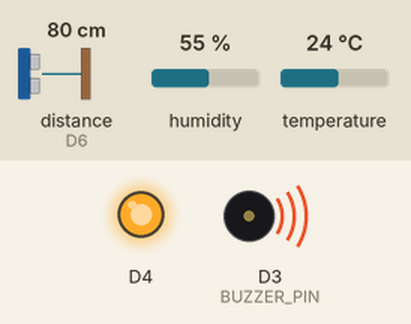
The sketch below on a simulated ESP8266 (NodeMCU). On the bench: output pins drawn as LEDs (lit = HIGH, except the on-board LED, lit = LOW), buzzer (waves = sounding, pin HIGH). The test bench sets the inputs (shaded band); at power-on: distance to the obstacle (sensor on D6) 80 cm, humidity 55 %, temperature 24 °C. The echo pulse lasts 58.3 µs per cm; WiFi joins after 1.5 s; servers stay silent unless stated; no MQTT or app messages arrive unless stated; what the sketch prints to the serial monitor is not drawn.

Above: at 2.7 s.
2.8 s: distance to the obstacle (sensor on D6) set to 95 cm
13.8 s: distance to the obstacle (sensor on D6) set to 105 cm
At 24.6 s:
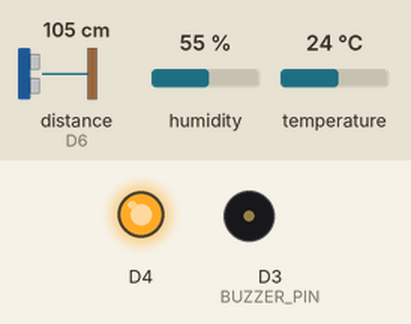
29.1 s: distance to the obstacle (sensor on D6) set to 2 cm
At 35.1 s:
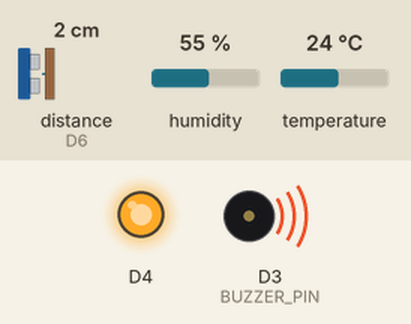
36.1 s: distance to the obstacle (sensor on D6) set to 120 cm
At 47.1 s:
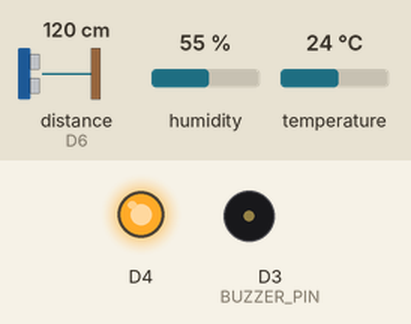
Timing chart, 0 to 48.2 s (numbered marks = the images above; inputs shaded):
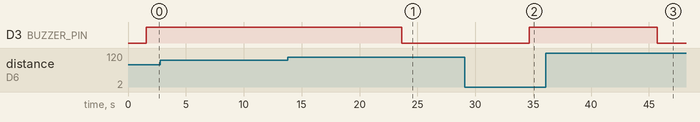

Measured:
- the behaviour switches between 99 and 100 cm on distance to the obstacle (sensor on D6) (found by bisection; images 0 and 1)
- after the input at 2.8 s, every drawn part: stays the same
- after the input at 13.8 s, D3 (BUZZER_PIN): HIGH → LOW after 9.8 s
- after the input at 29.1 s, D3 (BUZZER_PIN): LOW → HIGH after 5.6 s
- after the input at 36.1 s, D3 (BUZZER_PIN): HIGH → LOW after 9.6 s

The sketch:

ConnectedToWatson.ino
```cpp
#include <ESP8266WiFi.h>
#include "DHT.h"
#include <NewPing.h>
#include <ArduinoJson.h>
#include <PubSubClient.h>

// Watson IoT connection details
#define MQTT_HOST "XXXX.messaging.internetofthings.ibmcloud.com" //Replaced sensitive credentials with "XXXX", originally the orgid.
#define MQTT_PORT 1883
#define MQTT_DEVICEID "d:XXXX:ESP8266:dev01" //Replaced sensitive credentials with "XXXX", originally the orgid.
#define MQTT_USER "use-token-auth"
#define MQTT_TOKEN "XXXX" //Replaced sensitive credentials with "XXXX", originally the orgid.
#define MQTT_TOPIC "iot-2/evt/status/fmt/json"
#define MQTT_TOPIC_DISPLAY "iot-2/cmd/display/fmt/json"

// Add GPIO pins used to connect devices
#define DHTPIN 4 // GPIO pin the data line of the DHT sensor is connected to
#define DHTTYPE DHT11 //using DHT11 sensor
#define TRIGGER D7
#define ECHO    D6
#define BUZZER_PIN D3

int maxDist = 400; //set maximum scan distance to 100cm
int echoTime; //echo time
float distance; //distance(cm)

// Add WiFi connection information
char ssid[] = "XXXX";     //  your network SSID (name). Replaced the sensitive credentials with "XXXX".
char pass[] = "XXXX";  // your network password

NewPing sonar(TRIGGER, ECHO,maxDist);
DHT dht(DHTPIN, DHTTYPE);

// MQTT objects
void callback(char* topic, byte* payload, unsigned int length);
WiFiClient wifiClient;
PubSubClient mqtt(MQTT_HOST, MQTT_PORT, callback, wifiClient);

// variables to hold data
StaticJsonDocument<100> jsonDoc;
JsonObject payload = jsonDoc.to<JsonObject>();
JsonObject status = payload.createNestedObject("d");
static char msg[50];

float humidity = 0.0;
float temperature = 0.0;

void callback(char* topic, byte* payload, unsigned int length) {
  // handle message arrived
  Serial.print("Message arrived [");
  Serial.print(topic);
  Serial.print("] : ");

  payload[length] = 0; // ensure valid content is zero terminated so can treat as c-string
  Serial.println((char *)payload);
}

void setup() {
  Serial.begin (115200);
  Serial.setTimeout(2000);
  while (!Serial) { }
  Serial.println();
  Serial.println("ESP8266 Sensor Application");

  // Start WiFi connection
  WiFi.mode(WIFI_STA);
  WiFi.begin(ssid, pass);
  while (WiFi.status() != WL_CONNECTED) {
    delay(500);
    Serial.print(".");
  }
  Serial.println("");
  Serial.println("WiFi Connected");

  // Start connected devices
  dht.begin();//intialising sensor library

  pinMode(TRIGGER, OUTPUT);
  pinMode(ECHO, INPUT);
  pinMode(BUILTIN_LED, OUTPUT);
  pinMode(BUZZER_PIN, OUTPUT);

  // Connect to MQTT - IBM Watson IoT Platform
  if (mqtt.connect(MQTT_DEVICEID, MQTT_USER, MQTT_TOKEN)) {
    Serial.println("MQTT Connected");
    mqtt.subscribe(MQTT_TOPIC_DISPLAY);

  } else {
    Serial.println("MQTT Failed to connect!");
    ESP.reset();
  }
}

void loop() {
  mqtt.loop();
  while (!mqtt.connected()) {
    Serial.print("Attempting MQTT connection...");
    // Attempt to connect
    if (mqtt.connect(MQTT_DEVICEID, MQTT_USER, MQTT_TOKEN)) {
      Serial.println("MQTT Connected");
      mqtt.subscribe(MQTT_TOPIC_DISPLAY);
      mqtt.loop();
    } else {
      Serial.println("MQTT Failed to connect!");
      delay(5000);
    }
  }

  echoTime = sonar.ping(); //echo time (μs)

  float humidity = dht.readHumidity();
  // Read temperature as Celsius (the default)
  float temperature = dht.readTemperature();

  float vsound = 331.3 + (0.606*temperature)+(0.0124*humidity);
  distance = (echoTime/2.0)*vsound/10000; //distance between sensor and target

  if (distance<100 && distance >= 0){
    digitalWrite(BUZZER_PIN, HIGH);
  }
  else if (distance > 100){
    digitalWrite(BUZZER_PIN, LOW);
  }

  // Check if any reads failed and exit early (to try again).
  if (isnan(humidity) || isnan(temperature) ) {
    Serial.println(F("Failed to read from DHT sensor!"));
  } else {
    // Send data to Watson IoT Platform
    status["temp"] = temperature;
    status["humidity"] = humidity;
    status["echoTime"] = echoTime;
    status["distance"] = distance;
    serializeJson(jsonDoc, msg, 100);
    Serial.println(msg);
    if (!mqtt.publish(MQTT_TOPIC, msg)) {
      Serial.println("MQTT Publish failed");
    }
  }

  // Pause - but keep polling MQTT for incoming messages
  for (int i = 0; i < 10; i++) {
    mqtt.loop();
    delay(1000);
  }

  delay(1000);
}
```
